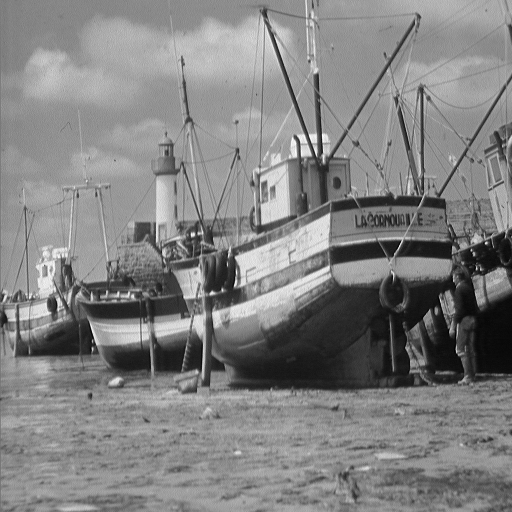
#> input picture data/boat.512.tiff, 512 x 512 px, found by its file name
$ python HighPassUsingLaplacian.py
#> lines starting #> are read from the running program, lines starting #| are printed output that depends on the picture
import cv2
import matplotlib.pyplot as plt

imagelist = ['boat.512.tiff','butterfly.jpg','players.jpg','tomatoes.jpg']

for i in imagelist:

    imgpath = r"C:\Users\Ranbi\OneDrive\Desktop\image processing project\data\\"   ## your data folder path
    img = cv2.imread(imgpath+i, 1)
#> img is the input picture: shape (512, 512, 3); min 0, max 255, mean 129.7
    img = cv2.cvtColor(img, cv2.COLOR_BGR2RGB)

    edges = cv2.Laplacian(img, -1, ksize=9, scale=1, delta=0,
                        borderType=cv2.BORDER_DEFAULT)
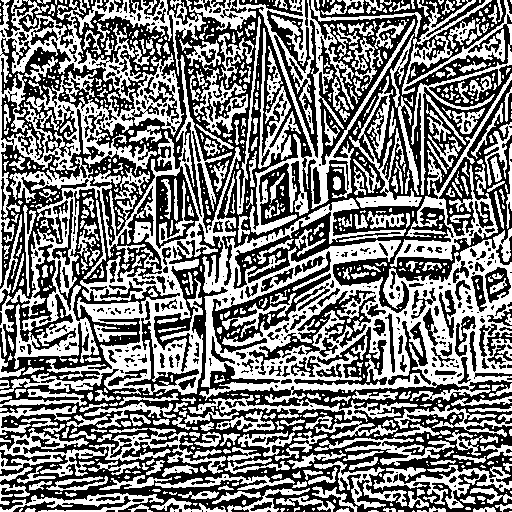
#> edges: shape (512, 512, 3); min 0, max 255, mean 125

    output = [img, edges]
    titles = ['Original of'+' '+i, 'Edges of'+' '+i]

    for i in range(2):
        plt.subplot(1, 2, i+1)
        plt.imshow(output[i], cmap = 'gray')
        plt.title(titles[i])
        plt.xticks([])
        plt.yticks([])
    plt.show()
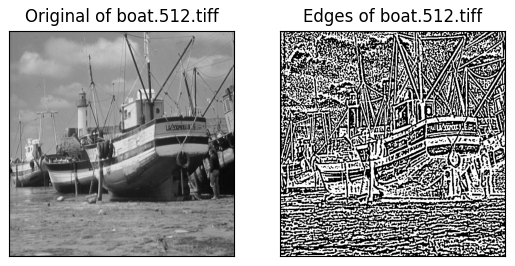
#> figure drawn by matplotlib, 2 panels
#> pass 2 of the loop `for i in imagelist:`:
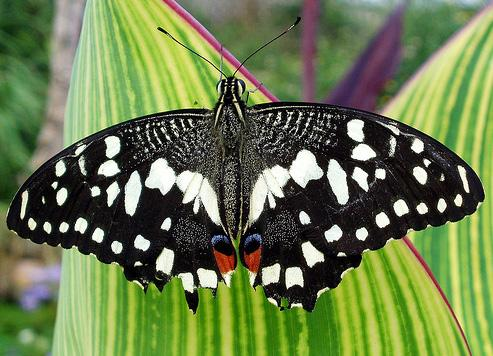
#> input picture data/butterfly.jpg, 493 x 356 px, found by its file name
#> img is the input picture: shape (356, 493, 3); mean B, G, R 77.2, 123.6, 107
#> `edges = cv2.Laplacian(img, -1, ksize=9, scale=1, delta=0, borderType=c..`:
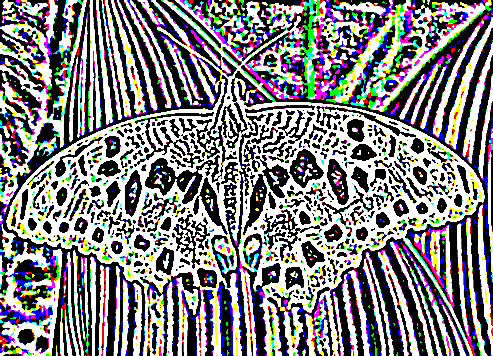
#> edges: shape (356, 493, 3); mean R, G, B 131.7, 129.1, 132.6
#> `plt.show()`:
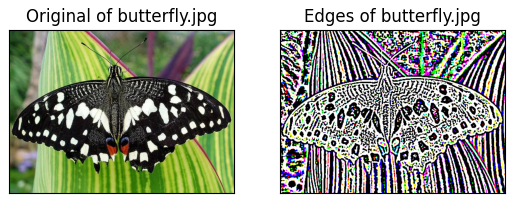
#> figure drawn by matplotlib, 2 panels
#> pass 3 of the loop `for i in imagelist:`:
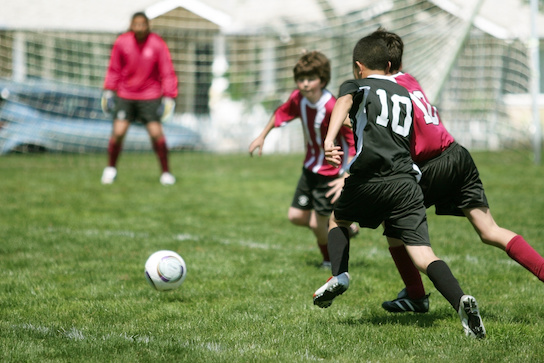
#> input picture data/players.jpg, 544 x 363 px, found by its file name
#> img is the input picture: shape (363, 544, 3); mean B, G, R 103.7, 137.8, 129.6
#> `edges = cv2.Laplacian(img, -1, ksize=9, scale=1, delta=0, borderType=c..`:
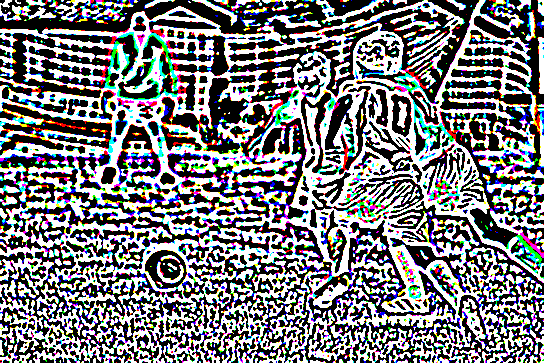
#> edges: shape (363, 544, 3); mean R, G, B 121.5, 122, 125.3
#> `plt.show()`:
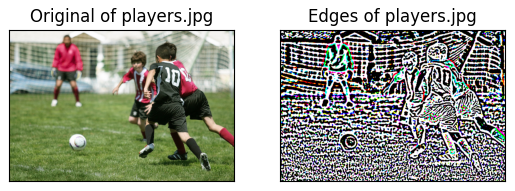
#> figure drawn by matplotlib, 2 panels
#> the loop made 4 passes; the first 3 are shown
